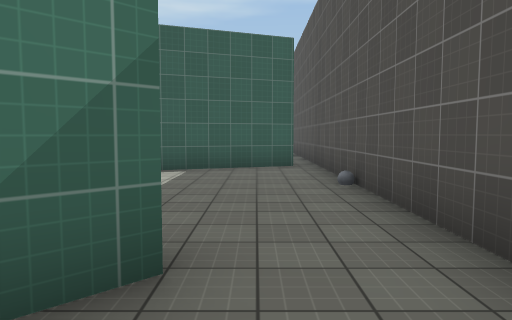
View 1 (above)

19 first-person views from a walk through a scene from a Unity 3-D project. The camera is 1.5 m above the floor, tilts 4° down and sees 70° across. The floor is counted in squares, 2 m on a side. Each view is taken from the middle of a square. On the plan, view 1 faces up. The plan holds only what a view shows up to about 11 squares ahead; the rest is blank. The player is left out. Some animated figures are not drawn. Surface patterns are stand-ins for the level's own textures.

View 2
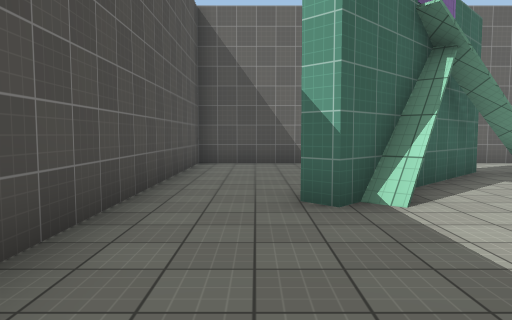

View 3
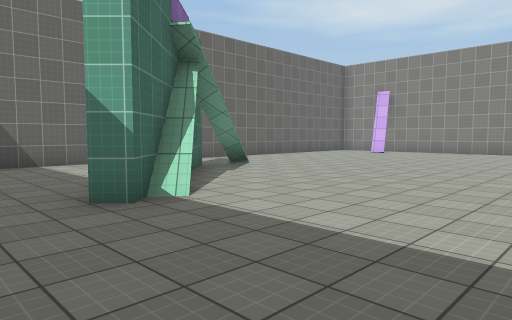

View 4
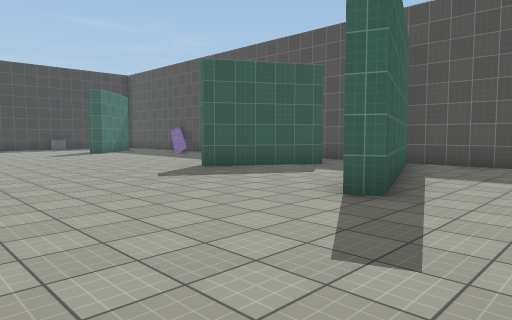

View 5
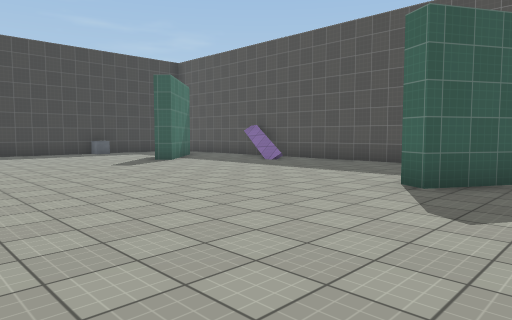

View 6
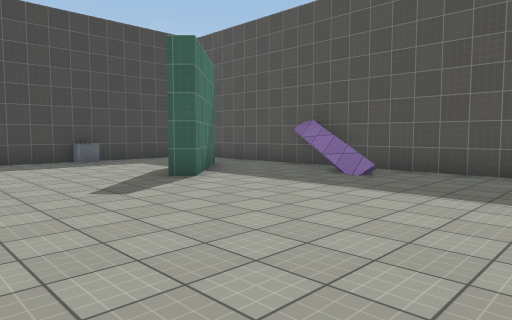

View 7
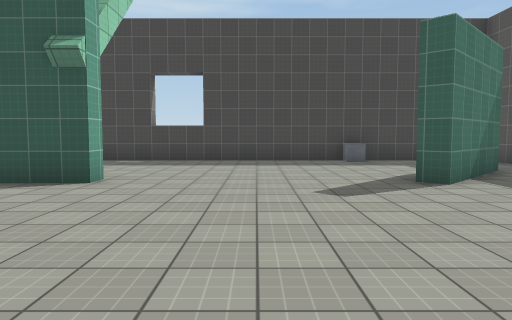

View 8
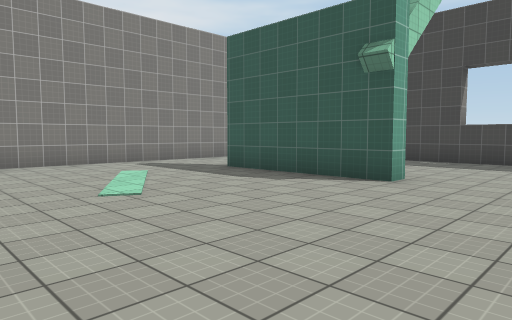

View 9
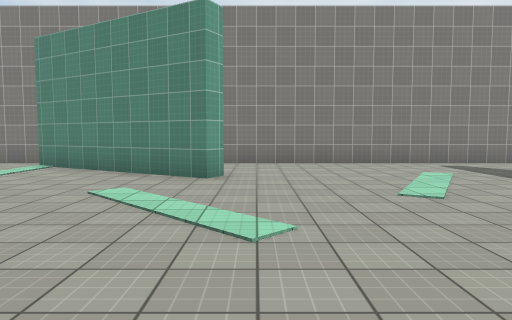

View 10
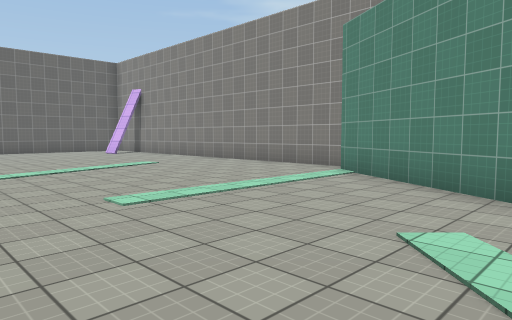

View 11
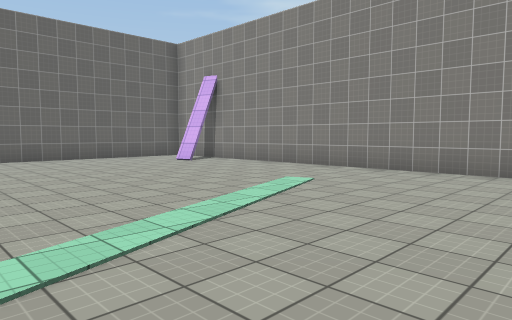

View 12
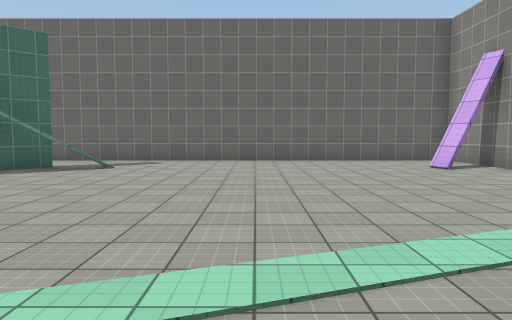

View 13
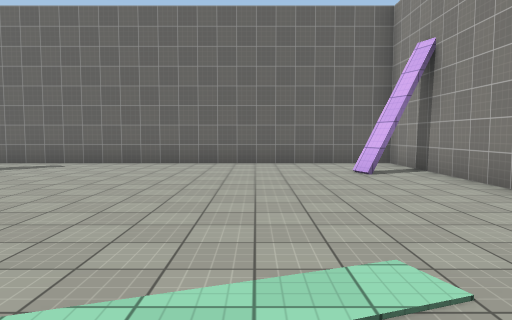

View 14
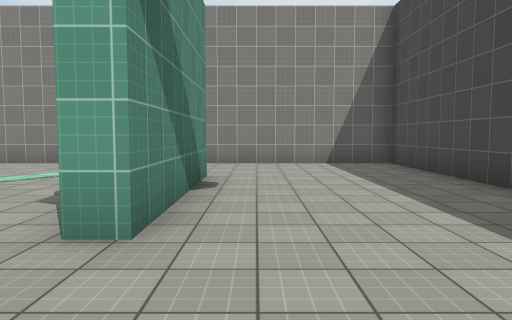

View 15
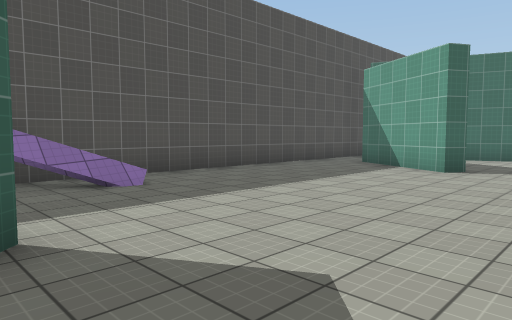

View 16
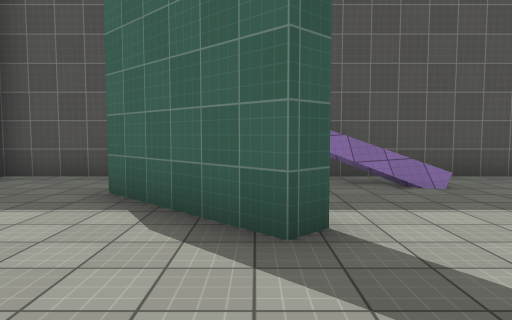

View 17
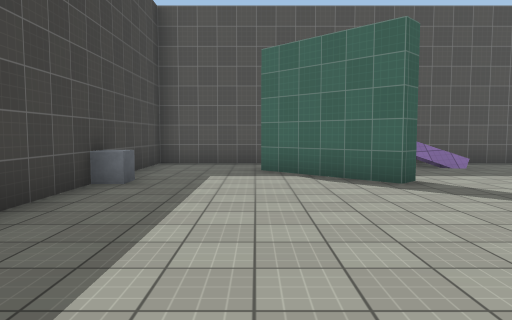

View 18
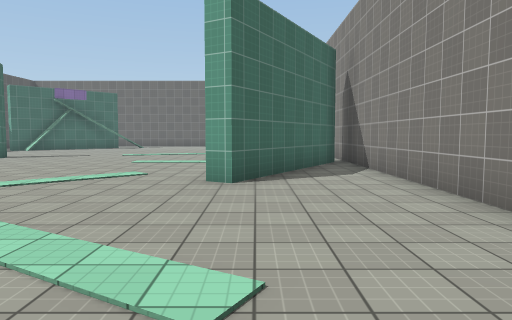

View 19
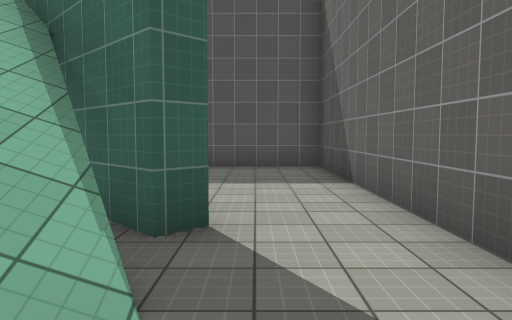

### Floor plan
Ten units are one square. View 1 is at (0, 0); x grows to the right and y downward. Boxes are objects, and circles mark ways between rooms. Rooms are numbered by the first view taken in them; rooms with no view inside come last. Other rooms are left out.
<svg viewBox="-150 -250 170 290">
<path fill="none" stroke="#000" d="M-25 35 15 35 15 -25M-9 -23 -5 -19 -10 -14M-30 -78 -18 -83M-1 -104 -28 -119 -26 -123 1 -108M-142 -90 -116 -134 -112 -132 -137 -88M10 -87 -38 -70 -40 -75M-116 -201 -76 -201 -76 -196 -116 -196M15 -25 15 -245 -145 -245 -145 35 -25 35M1 -216 -21 -194 -25 -198 -3 -219M-40 17 -44 13 -9 -23M-134 8 -132 13M-137 10 -132 8M-132 8 -130 13"/>
<rect x="-25" y="-245" width="10" height="10" fill="#bbb"><title>other object</title></rect>
<circle cx="-35" cy="25" r="3" fill="#2a7"/>
<circle cx="5" cy="-30" r="3" fill="#2a7"/>
<text x="-10" y="10">1</text>
<text x="-70" y="-110">2</text>
</svg>
Room 1 opens to room 2.

Where each view was taken, in squares from view 1:
view 1: 0 up, 0 right, facing up
view 2: 6 up, 0 right, facing down
view 3: 6 up, 1 right, facing down-left
view 4: 5 up, 8 left, facing up-right
view 5: 10 up, 8 left, facing up-right
view 6: 14 up, 6 left, facing up-right
view 7: 14 up, 5 left, facing up
view 8: 14 up, 5 left, facing up-left
view 9: 14 up, 5 left, facing left
view 10: 13 up, 7 left, facing down-left
view 11: 8 up, 7 left, facing down-left
view 12: 7 up, 9 left, facing down
view 13: 6 up, 11 left, facing down
view 14: 21 up, 5 left, facing left
view 15: 20 up, 5 left, facing down-right
view 16: 20 up, 5 left, facing right
view 17: 22 up, 8 left, facing right
view 18: 19 up, 12 left, facing down
view 19: 2 down, 7 left, facing right
